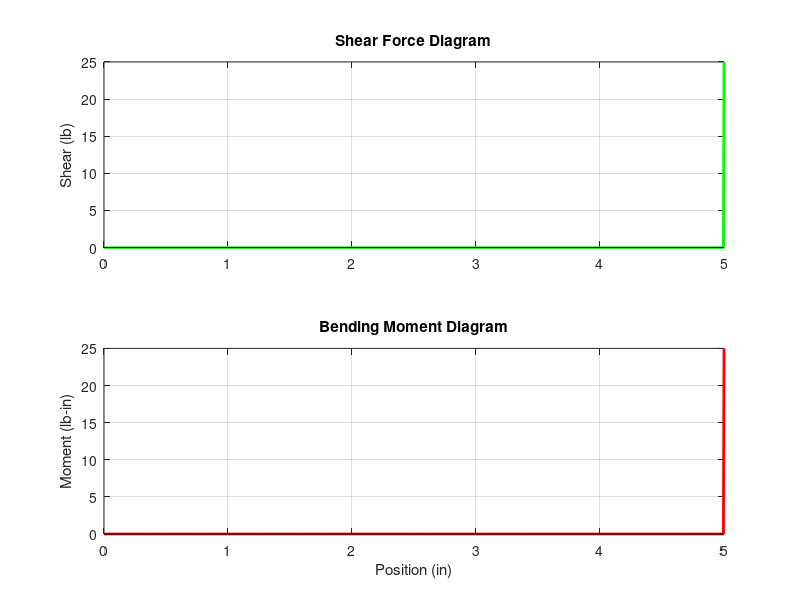

Source code (MATLAB):
% Han Zheng
% Beam Analysis Tool

function beam_analysis_tool()
    % units
    fprintf('--- Beam Analysis Tool ---\n');
    units_choice = input('Choose units (1 for N & mm, 2 for lb & inches): ');
    if units_choice == 1
        f_u = 'N'; l_u = 'mm'; m_u = 'N-mm'; s_u = 'MPa';
    else
        f_u = 'lb'; l_u = 'in'; m_u = 'lb-in'; s_u = 'psi';
    end

    % geometry setup
    L = input(['Enter beam length (', l_u, '): ']);
    cs_choice = input('Cross-section (1: Rectangle, 2: Hollow Cylinder): ');
    if cs_choice == 1
        b = input(['Width (', l_u, '): ']);
        h = input(['Height (', l_u, '): ']);
        I = (b * h^3) / 12;
        A = b * h;
        y_max = h / 2;
        Q_max = (b * (h/2) * (h/4)); % First moment of area at neutral axis
        t_min = b;
    else
        Ro = input(['Outer Radius (', l_u, '): ']);
        Ri = input(['Inner Radius (', l_u, '): ']);
        I = (pi/4) * (Ro^4 - Ri^4);
        A = pi * (Ro^2 - Ri^2);
        y_max = Ro;
        Q_max = (2/3) * (Ro^3 - Ri^3); % First moment of area for half-circle
        t_min = 2 * (Ro - Ri);
    end

    % BC
    % 1: Simply Supported (Pinned/Roller), 2: Cantilever
    BC = input('Boundary Condition (1: Simple, 2: Cantilever): ');
    fixed_side = 0; s1_pos = 0; s2_pos = 0;
    if BC == 1
        s1_pos = input(['Position of Left Support (', l_u, '): ']);
        s2_pos = input(['Position of Right Support (', l_u, '): ']);
    else
        fixed_side = input('Fixed End Position (1: Left, 2: Right): ');
    end

    % Loads
    nP = input('Number of Point Forces: ');
    P = zeros(nP, 2);
    for i = 1:nP
        P(i,1) = input(['Force ', num2str(i), ' Mag (', f_u, '): ']);
        P(i,2) = input(['Force ', num2str(i), ' Pos (', l_u, '): ']);
    end

    nM = input('Number of Point Moments: ');
    M_pt = zeros(nM, 2); 
    for i = 1:nM
        M_pt(i,1) = input(['Moment ', num2str(i), ' Mag (', m_u, '): ']);
        M_pt(i,2) = input(['Moment ', num2str(i), ' Pos (', l_u, '): ']);
    end

    nD = input('Number of Distributed Loads: ');
    D = zeros(nD, 3); 
    for i = 1:nD
        D(i,1) = input(['Dist. Load ', num2str(i), ' Mag (', f_u, '/', l_u, '): ']);
        D(i,2) = input(['Dist. Load ', num2str(i), ' Start (', l_u, '): ']);
        D(i,3) = input(['Dist. Load ', num2str(i), ' End (', l_u, '): ']);
    end

    % Calculate Reactions
    R1 = 0; R2 = 0; M_fixed = 0;
    if BC == 1
        sumM_S1 = 0;
        for i=1:nP, sumM_S1 = sumM_S1 + P(i,1)*(P(i,2)-s1_pos); end
        for i=1:nM, sumM_S1 = sumM_S1 + M_pt(i,1); end
        for i=1:nD
            W = D(i,1)*(D(i,3)-D(i,2));
            W_pos = (D(i,3)+D(i,2))/2;
            sumM_S1 = sumM_S1 + W*(W_pos-s1_pos);
        end
        R2 = -sumM_S1 / (s2_pos - s1_pos);
        R1 = -(sum(P(:,1)) + sum(D(:,1).*(D(:,3)-D(:,2))) + R2);
        fprintf('\nReactions: R1 (at %.1f) = %.2f %s, R2 (at %.1f) = %.2f %s\n', s1_pos, R1, f_u, s2_pos, R2, f_u);
    else
        % Cantilever
        R1 = -(sum(P(:,1)) + sum(D(:,1).*(D(:,3)-D(:,2))));
        fixed_pos = 0; if fixed_side == 2, fixed_pos = L; end
        M_sum_fixed = 0;
        for i=1:nP, M_sum_fixed = M_sum_fixed + P(i,1)*(P(i,2)-fixed_pos); end
        for i=1:nM, M_sum_fixed = M_sum_fixed + M_pt(i,1); end
        for i=1:nD
            W = D(i,1)*(D(i,3)-D(i,2));
            W_pos = (D(i,3)+D(i,2))/2;
            M_sum_fixed = M_sum_fixed + W*(W_pos-fixed_pos);
        end
        M_fixed = -M_sum_fixed;
        fprintf('\nReactions: R_fixed = %.2f %s, M_fixed = %.2f %s\n', R1, f_u, M_fixed, m_u);
    end

 
    x = linspace(0, L, 1000);
    V = zeros(size(x));
    M = zeros(size(x));

    for j = 1:length(x)
        curr_x = x(j);
        cv = 0; cm = 0;
        if BC == 1
            if curr_x >= s1_pos, cv = cv + R1; cm = cm + R1*(curr_x - s1_pos); end
            if curr_x >= s2_pos, cv = cv + R2; cm = cm + R2*(curr_x - s2_pos); end
        else
            if fixed_side == 1 
                cv = cv + R1; cm = cm + M_fixed + R1*curr_x;
            end
        end
        for i=1:nP
            if curr_x >= P(i,2)
                cv = cv + P(i,1);
                cm = cm + P(i,1)*(curr_x - P(i,2));
            end
        end
        for i=1:nD
            if curr_x > D(i,2)
                load_end = min(curr_x, D(i,3));
                load_len = load_end - D(i,2);
                W_sub = D(i,1) * load_len;
                W_sub_pos = (load_end + D(i,2))/2;
                cv = cv + W_sub;
                cm = cm + W_sub*(curr_x - W_sub_pos);
            end
        end
        for i=1:nM
            if curr_x >= M_pt(i,2)
                cm = cm + M_pt(i,1);
            end
        end
        V(j) = cv; M(j) = cm;
    end

    % Calculate stress
    sigma = (abs(M) .* y_max) ./ I;
    tau = (abs(V) .* Q_max) ./ (I * t_min);
    
    [max_sig, idx_sig] = max(sigma);
    [max_tau, idx_tau] = max(tau);

    fprintf('\nMax Normal Stress: %.2f %s at x=%.1f %s\n', max_sig, s_u, x(idx_sig), l_u);
    fprintf('Max Shear Stress: %.2f %s at x=%.1f %s\n', max_tau, s_u, x(idx_tau), l_u);

    figure('Color', 'w', 'Name', 'Beam Analysis');
    subplot(2,1,1);
    plot(x, V, 'g', 'LineWidth', 2); grid on;
    ylabel(['Shear (', f_u, ')']); title('Shear Force Diagram');
    line([0 L], [0 0], 'Color', 'k');

    subplot(2,1,2);
    plot(x, M, 'r', 'LineWidth', 2); grid on;
    ylabel(['Moment (', m_u, ')']); xlabel(['Position (', l_u, ')']);
    title('Bending Moment Diagram');
    line([0 L], [0 0], 'Color', 'k');
end